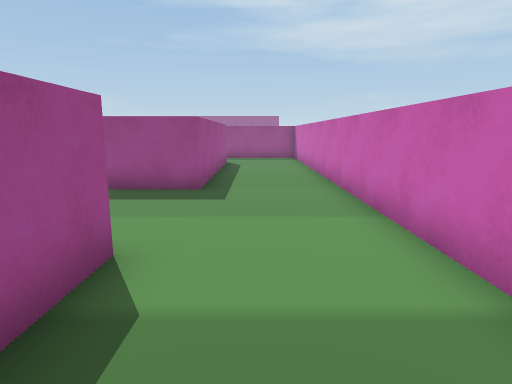
View 1 (above)

23 first-person views from a walk through a 3-D level made in the Unity game engine. The camera is 1.4 m above the floor, tilts 10° down and sees 75° across. The floor is counted in squares, 1 m on a side. Each view is taken from the middle of a square. On the plan, view 1 faces up. The plan holds only what a view shows up to about 15 squares ahead; the rest is blank. The place goes on beyond the plan. The player is left out.

View 2
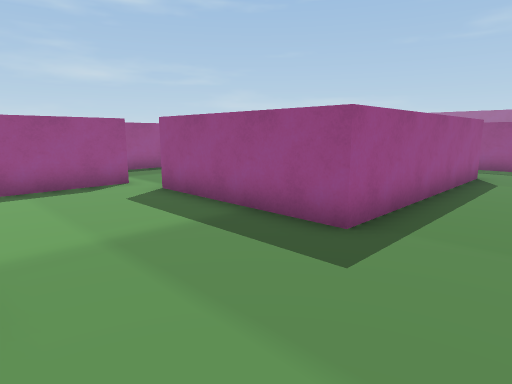

View 3
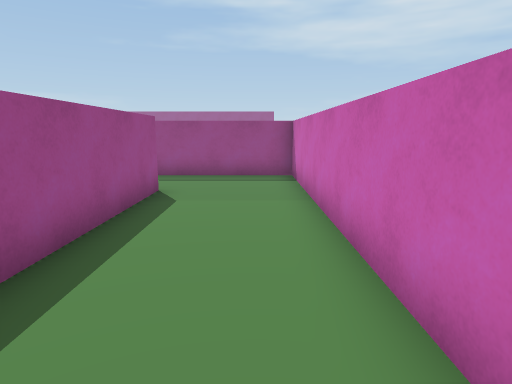

View 4
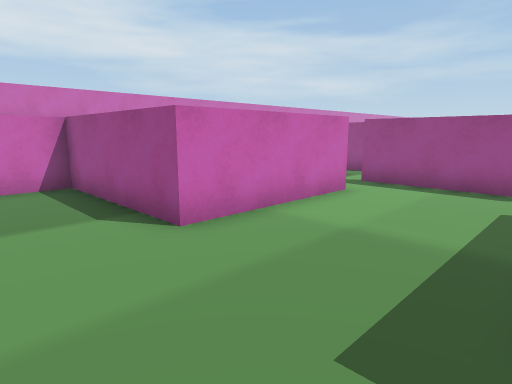

View 5
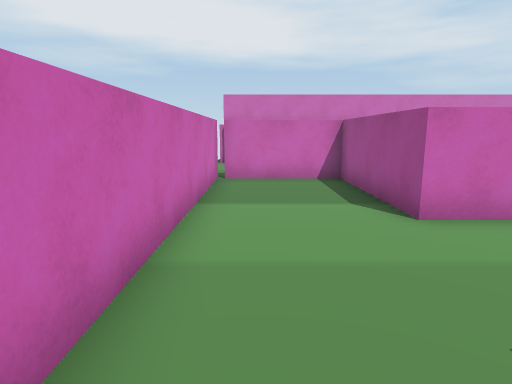

View 6
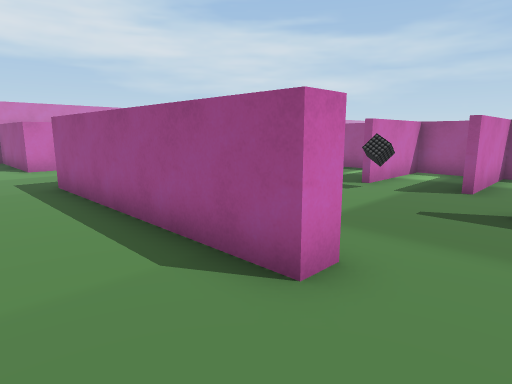

View 7
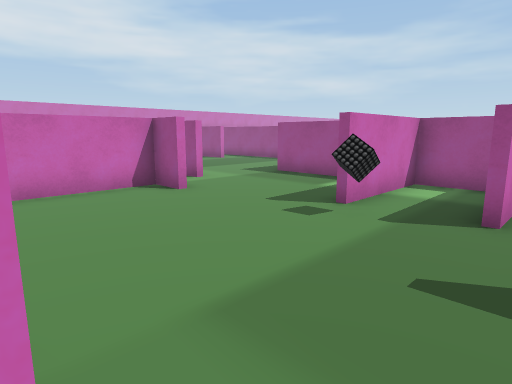

View 8
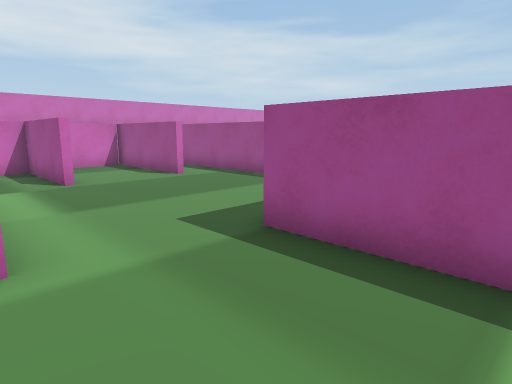

View 9
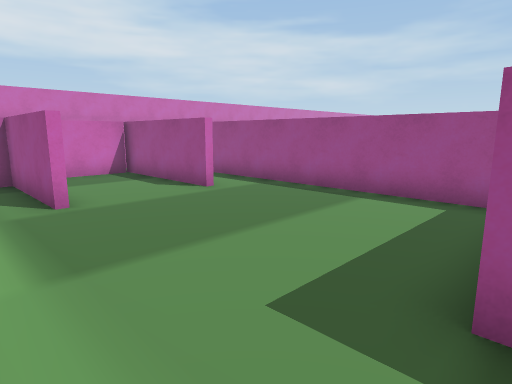

View 10
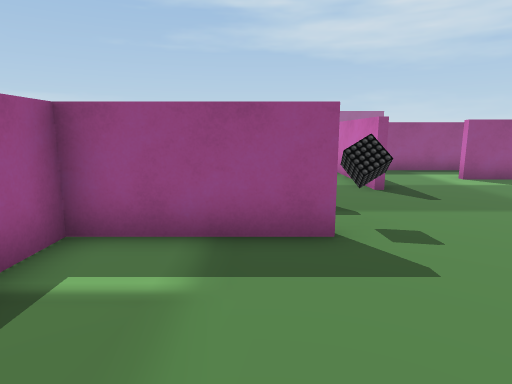

View 11
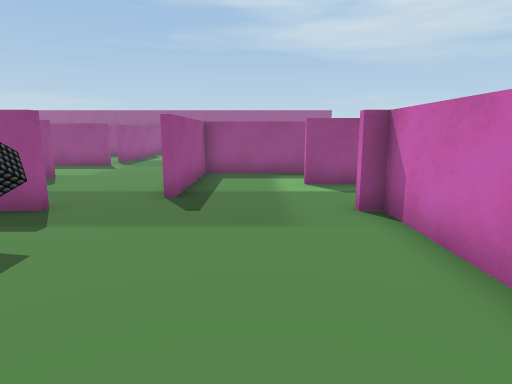

View 12
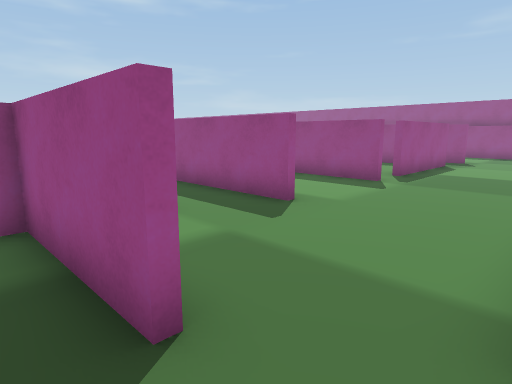

View 13
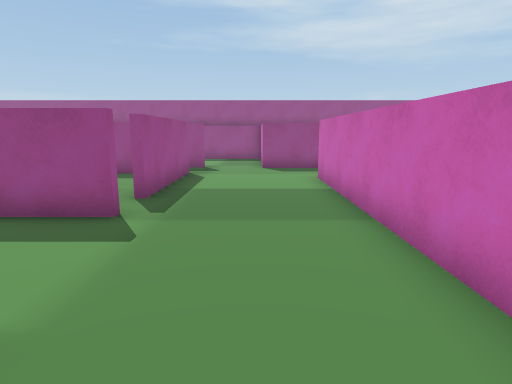

View 14
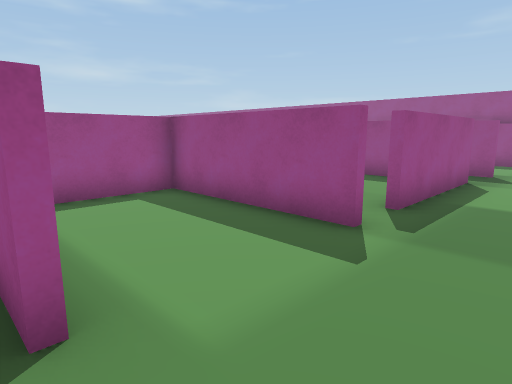

View 15
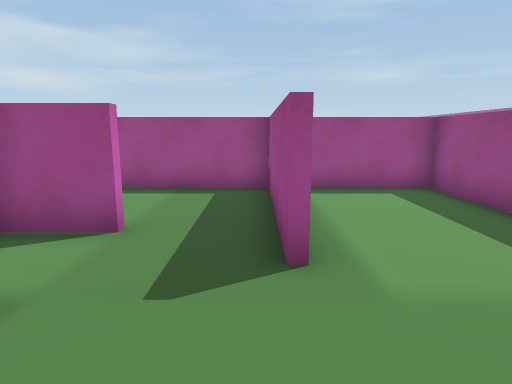

View 16
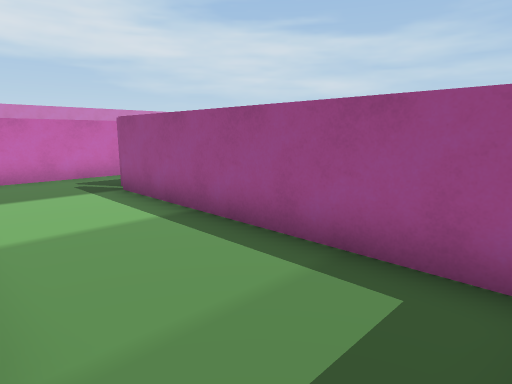

View 17
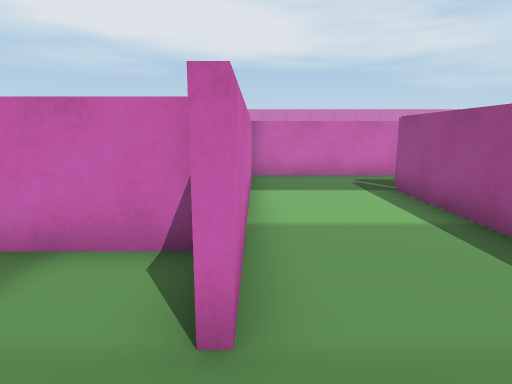

View 18
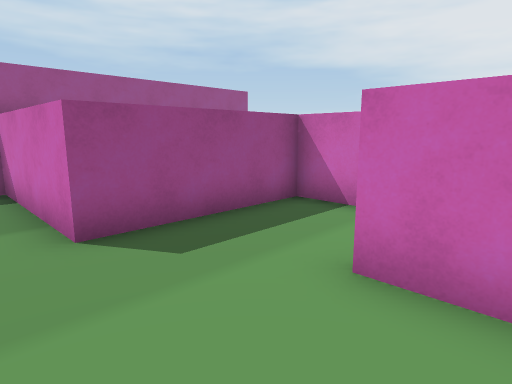

View 19
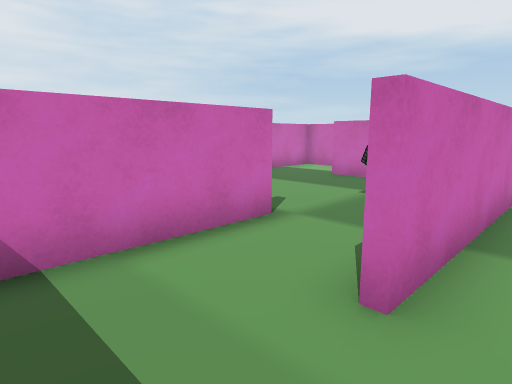

View 20
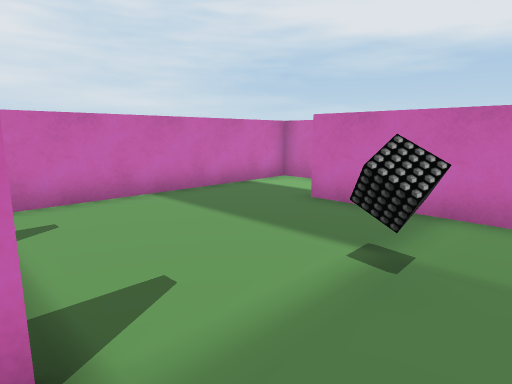

View 21
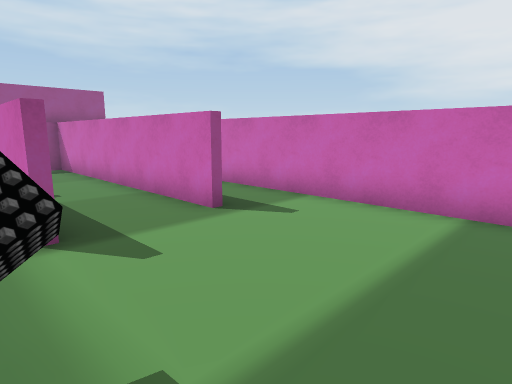

View 22
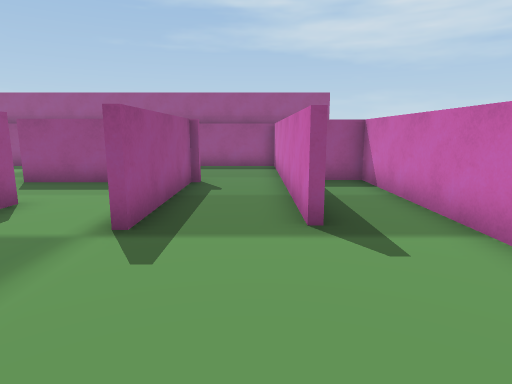

View 23
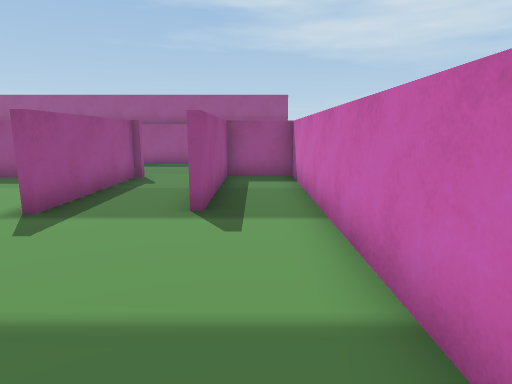

### Floor plan
Ten units are one square. View 1 is at (0, 0); x grows to the right and y downward. Boxes are objects, and circles mark ways between rooms. Rooms are numbered by the first view taken in them; rooms with no view inside come last. Other rooms are left out.
<svg viewBox="-173 -379 200 412">
<path fill="none" stroke="#000" d="M-66 -37 -17 -37 -17 14 20 14M-82 -81 -82 -32M-21 -162 -14 -162 -14 -83 -68 -83M22 18 22 -192 -26 -192M-65 -98 -65 -86 -31 -86M-79 -134 -116 -134 -116 -85M-79 -159 -116 -159 -116 -136 -79 -136M-165 -78 -165 11M-17 -129 -17 -159 -21 -159M-143 -19 -143 28 -121 28M-26 -217 -58 -217 -58 -172M-104 -245 -155 -245 -155 -214M-104 -203 -126 -203M-116 -181 -116 -162 -79 -162M-104 -310 -104 -260M-60 -172 -60 -296M-31 -296 -31 -326 -77 -326M-31 -276 -31 -296M-44 -219 -6 -219M-58 -296 -58 -291M22 -226 22 -330 0 -330 0 -279M-11 -217 -26 -217M9 -194 22 -194 22 -226M-119 -96 -119 -181M-168 -88 -119 -88M-126 -203 -155 -203 -155 -118M-29 -326 -29 -276M-2 -279 -2 -374 -35 -374"/>
<rect x="-75" y="-145" width="10" height="10" fill="#bbb"><title>other object</title></rect>
<rect x="-45" y="-255" width="10" height="10" fill="#bbb"><title>other object</title></rect>
<circle cx="-15" cy="-175" r="3" fill="#2a7"/>
<circle cx="-70" cy="-80" r="3" fill="#2a7"/>
<circle cx="-70" cy="-170" r="3" fill="#2a7"/>
<circle cx="-15" cy="-205" r="3" fill="#2a7"/>
<circle cx="-45" cy="-285" r="3" fill="#2a7"/>
<circle cx="-120" cy="-195" r="3" fill="#2a7"/>
<circle cx="5" cy="-220" r="3" fill="#2a7"/>
<circle cx="-15" cy="-270" r="3" fill="#2a7"/>
<text x="-10" y="-80">1</text>
<text x="-90" y="-100">2</text>
<text x="-90" y="-240">3</text>
<text x="-20" y="-260">4</text>
<text x="0" y="-210">5</text>
<text x="-140" y="-140">6</text>
<text x="-30" y="-340">7</text>
</svg>
Room 1 opens to room 2. Room 2 opens to room 3. Room 2 opens to room 5. Room 3 opens to room 4. Room 3 opens to room 6. Room 4 opens to room 5. Room 4 opens to room 7.

Where each view was taken, in squares from view 1:
view 1: 0 up, 0 right, facing up
view 2: 4 up, 1 right, facing up-left
view 3: 8 up, 1 right, facing up
view 4: 8 up, 1 right, facing down-left
view 5: 9 up, 1 right, facing down
view 6: 18 up, 1 right, facing down-left
view 7: 17 up, 2 left, facing down-left
view 8: 12 up, 8 left, facing down-left
view 9: 9 up, 9 left, facing down-left
view 10: 9 up, 9 left, facing up
view 11: 10 up, 4 left, facing up
view 12: 15 up, 6 left, facing up-left
view 13: 19 up, 8 left, facing up
view 14: 20 up, 8 left, facing up-left
view 15: 20 up, 7 left, facing left
view 16: 20 up, 12 left, facing down-left
view 17: 20 up, 12 left, facing down
view 18: 28 up, 9 left, facing up-right
view 19: 32 up, 7 left, facing down-right
view 20: 28 up, 5 left, facing down-right
view 21: 23 up, 4 left, facing up-right
view 22: 23 up, 1 left, facing up
view 23: 22 up, 1 right, facing up
